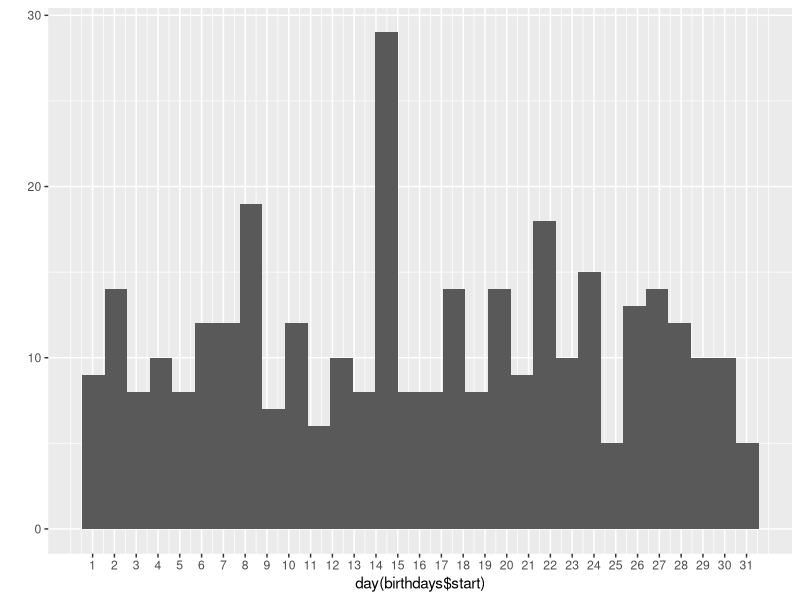
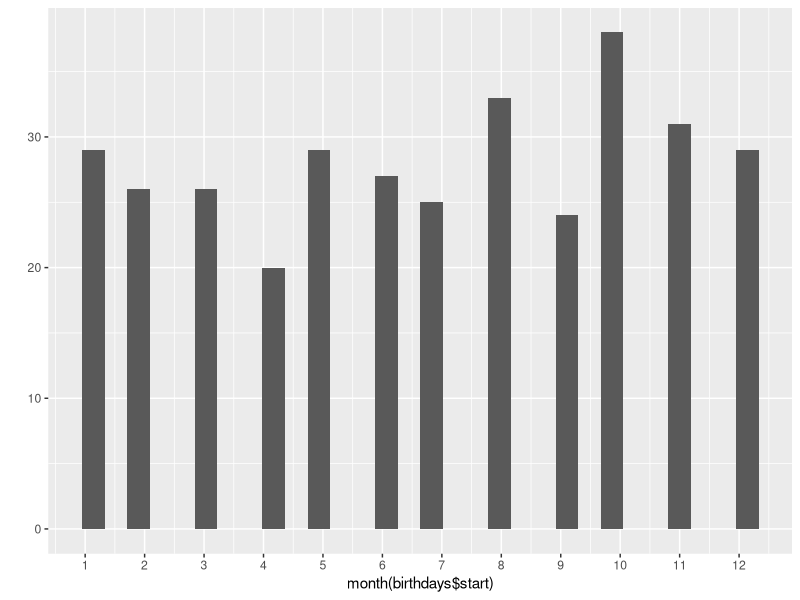
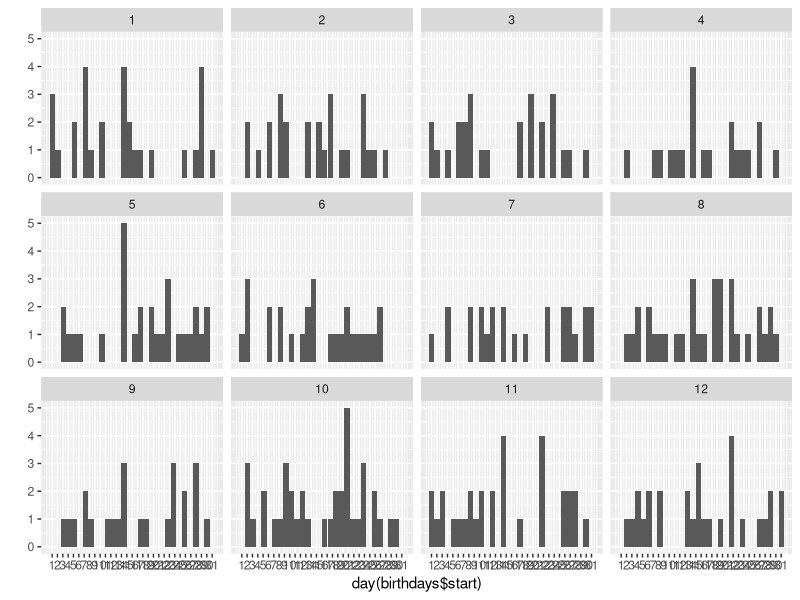
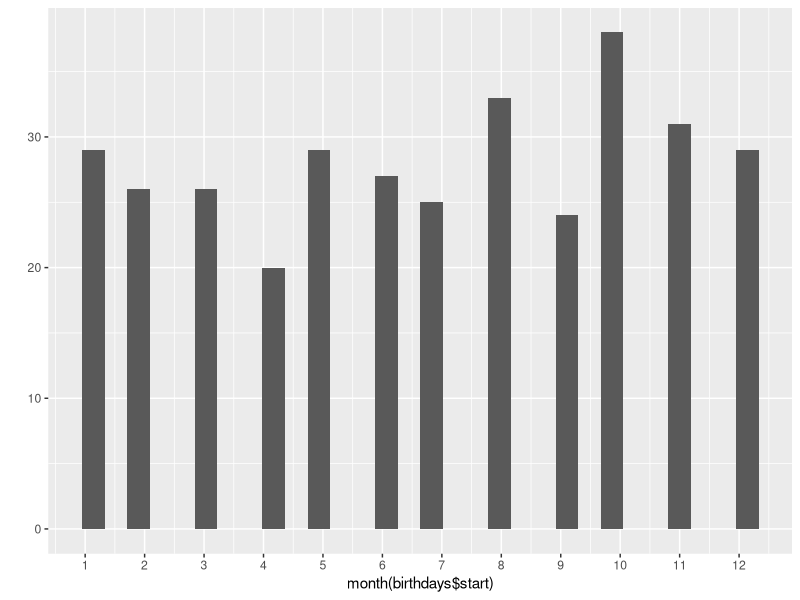
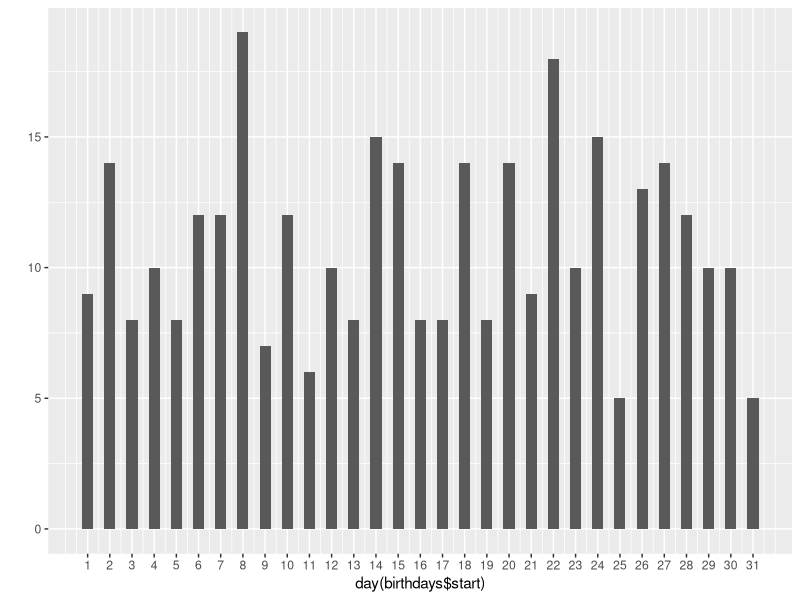
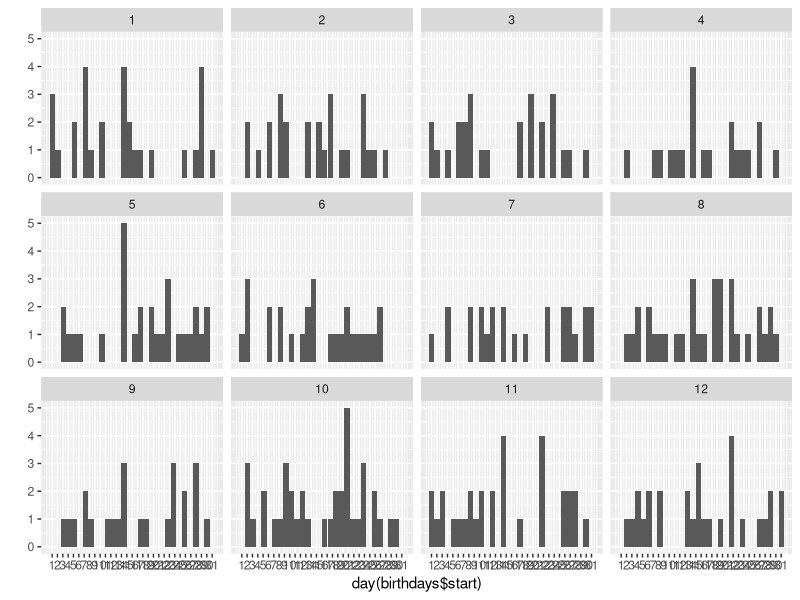

R code for these plots, in order:
## ---- chunk 1
install.packages("lubridate")
library(lubridate)

birthdays <- read.csv('birthdays.csv')

colnames(birthdays)[2] <- "start"
colnames(birthdays)[3] <- "end"
colnames(birthdays)

birthdays$start <- as.Date(birthdays$start, ("%m/%d/%Y"))
birthdays[, "month"] <- month(birthdays$start)
birthdays[, "day"] <- day(birthdays$start)
str(birthdays)
## ---- chunk 2
library(ggplot2)

# by day
qplot(data = birthdays, x =day(birthdays$start)) + 
  scale_x_continuous(breaks = seq(1,31,1))

# by month
qplot(data = birthdays, x = month(birthdays$start)) + 
  scale_x_continuous(breaks = seq(1,12,1))

# by day and month
qplot(data = birthdays, x =day(birthdays$start)) + 
  scale_x_continuous(breaks = seq(1,31,1)) +
  facet_wrap(~month(birthdays$start))



## ---- chunk 3
nrow(subset(birthdays, day == 9, month== 10))
## ---- chunk 4
qplot(data = birthdays, x = month(birthdays$start)) + 
  scale_x_continuous(breaks = seq(1,12,1))

# sets number of birthday months to a table
mtable <- table(month(birthdays$start))

#calls mtable, where mtable is equal to the max of mtable
mtable[mtable == max(mtable)]


## ---- chunk 5
mtable
## ---- chunk 6
qplot(data = birthdays, x =day(birthdays$start), binwidth =.5) + 
  scale_x_continuous(breaks = seq(1,31,1))

dtable <- table(day(birthdays$start))
dtable[dtable == max(dtable)]
## ---- chunk 7
qplot(data = birthdays, x =day(birthdays$start)) + 
  scale_x_continuous(breaks = seq(1,31,1)) +
  facet_wrap(~month(birthdays$start))

allbirthdays <- (birthdays$start)
length(allbirthdays[duplicated(allbirthdays)])

#since there is only 126 unique birthdays, I do not have enough friends for every day of the year.

